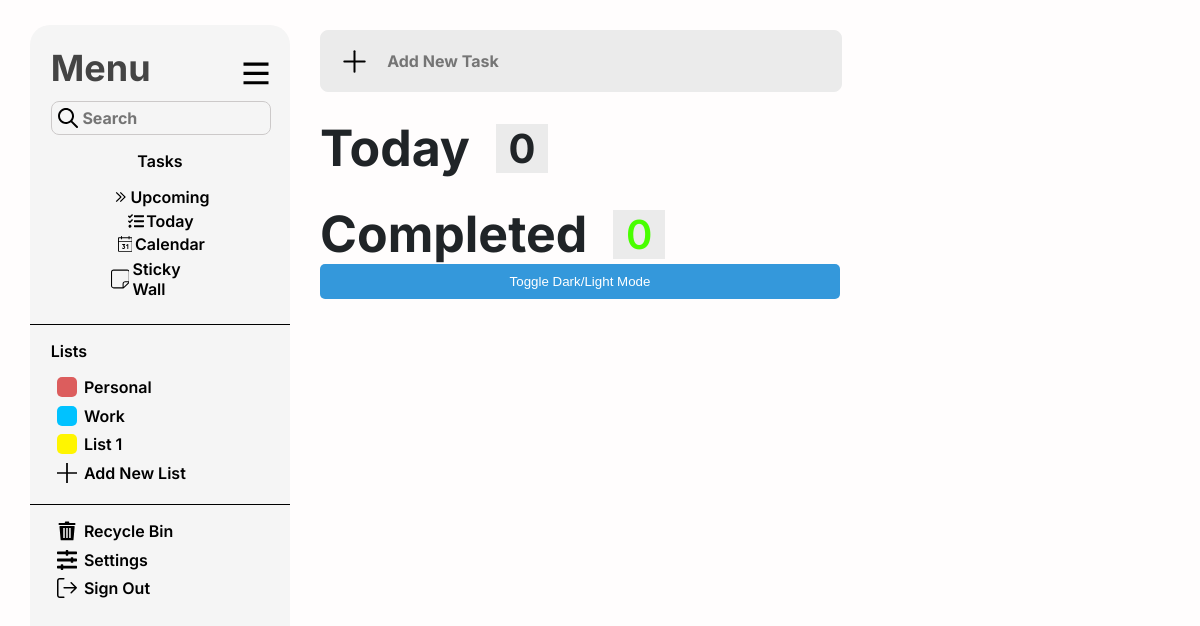
Before: /index/todo_page/Today with the older database file.
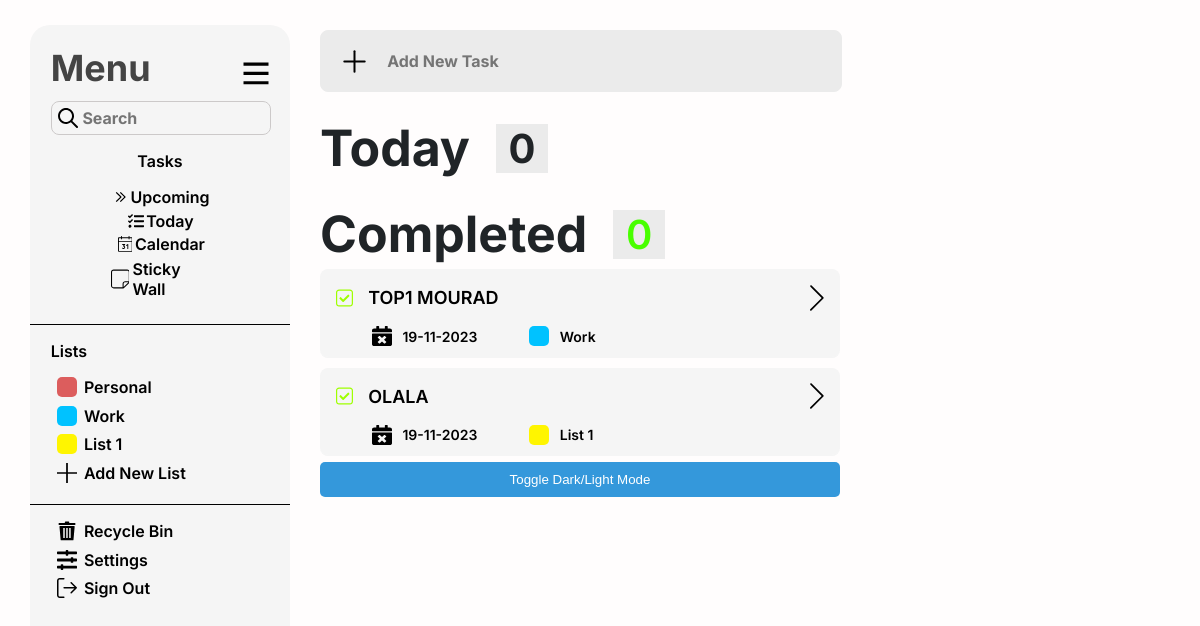
After: the same page with the newer database file.
### playground/models.py (models this page shows, shortened)
class Todo(models.Model):
    date_created = models.DateField()
    due_date = models.DateField(default='0000-00-00')
    task_Text = models.CharField(max_length=50)
    task_Descr = models.CharField(default='Default Decription',max_length=150)
    task_List = models.CharField(default='List 1', max_length=10)
    task_Progress = models.CharField(default='Incomplete',max_length=15)
    isDone = models.BooleanField(default=False)
    is_in_recycle_bin = models.BooleanField(default=False)

### playground/views.py (the view)
# urls.py: path('index/todo_page/Today', views.view_today_page, name='today_page'),
def view_today_page(request):
    tasks_NotDone_NotInRecycleBin = 0
    tasks_Done_NotInRecycleBin = 0
    current_date = datetime.now().date()
    formatted_today = current_date.strftime('%b %d, %Y')
    today_tasks = Todo.objects.filter(due_date=current_date)
    for task in today_tasks:
        if not task.isDone and not task.is_in_recycle_bin:
            tasks_NotDone_NotInRecycleBin+=1
        elif task.isDone and not task.is_in_recycle_bin:
            tasks_Done_NotInRecycleBin+=1
    return render(request, 'Today.html',{'today_tasks':today_tasks,'today':current_date,'counter_notDone':tasks_NotDone_NotInRecycleBin,'counter_done':tasks_Done_NotInRecycleBin})

### playground/templates/Today.html (shortened to what this page needs)
  {% extends 'base_layout.html' %}
  {% load static %}
  {% block style %}<link rel="stylesheet" href="{% static 'MainLight.css' %}" />{% endblock %}
  {% block Selected_Today %}class="Selected"{% endblock %}
{% block Active %}
        <div class="Active">
            <div class="AddNewTask">
                 <input placeholder="Add New Task">
            </div>
            <div class="Today-Div">
    <p class="Day">Today</p>
    <div class="NumberBg">
      <p class="Number">{{counter_notDone}}</p>
    </div>
</div>
            <div class="Completed">
                <p class="Completed-Txt">Completed</p>
                <div class="NumberBg2">
                    <p class="Number2">{{counter_notDone}}</p>
                  </div>
            </div>
            {% for task in today_tasks %}
            {% if task.isDone %}
            <div class="Upcoming-Tasks">
              <div class="Upcoming-Task" id="Upcoming-Task" task_id="{{task.pk}}">
                <div class="task_txt_div" data-task-id="{{task.pk}}">
                  <svg id="isDone-Icon" class="isDone-Icon" task_id="{{task.pk}}" xmlns="http://www.w3.org/2000/svg" width="20" height="20" viewBox="0 0 20 20" fill="none">
                    <path d="M3.53811 0C1.59417 0 0 1.58715 0 3.54143L0 16.4586C0 18.4129 1.59417 20 3.53811 20H16.4619C18.4058 20 20 18.4129 20 16.4586V3.54143C20 1.58715 18.4058 0 16.4619 0L3.53811 0ZM3.53811 1.42286H16.4619C17.6569 1.42286 18.5884 2.35715 18.5884 3.54143V16.4586C18.5884 17.6429 17.6569 18.5771 16.4619 18.5771H3.53811C3.25981 18.5819 2.9834 18.5305 2.72503 18.4261C2.46665 18.3217 2.23151 18.1662 2.03344 17.9689C1.83538 17.7716 1.67843 17.5364 1.57164 17.277C1.46485 17.0177 1.41043 16.7394 1.4116 16.4586V3.54143C1.4116 2.35715 2.34315 1.42286 3.53811 1.42286Z" fill="#9EFF00"/>
                    <path d="M8.01851 14.6496L4.17326 10.8044C3.94225 10.5734 3.94225 10.1988 4.17326 9.96776L5.00986 9.13114C5.24087 8.9001 5.61546 8.9001 5.84647 9.13114L8.43682 11.7215L13.985 6.17326C14.2161 5.94225 14.5906 5.94225 14.8217 6.17326L15.6583 7.00988C15.8893 7.24089 15.8893 7.61546 15.6583 7.8465L8.85513 14.6496C8.62409 14.8807 8.24952 14.8807 8.01851 14.6496Z" fill="#9EFF00"/>
                  </svg>
                  <p class="task-txt" style="font-size: 18px;">{{ task.task_Text }}</p>
                </div>
                <div class="infoSup-div">
                  <p class="infoSup-txts">{{ task.due_date|date:'d-m-Y' }}</p>
                  <div class="infoSup-Icons" style="width: 20px;height: 20px;border-radius: 5px;background: #00C2FF;"></div>
                  <p class="infoSup-txts">{{ task.task_List }}</p>
                </div>
              </div>
            </div>
            {% endif %}
            {% endfor %}
            <button class ="toggleBtn"  id="toggle-btn" onclick="toggleMode()">Toggle Dark/Light Mode</button>
        </div>
{% endblock %}

Changed rows visible on the page:
added Todo: task_Text "TOP1 MOURAD", due_date "19-11-2023", task_List "Work"
added Todo: task_Text "OLALA", due_date "19-11-2023", task_List "List 1"
